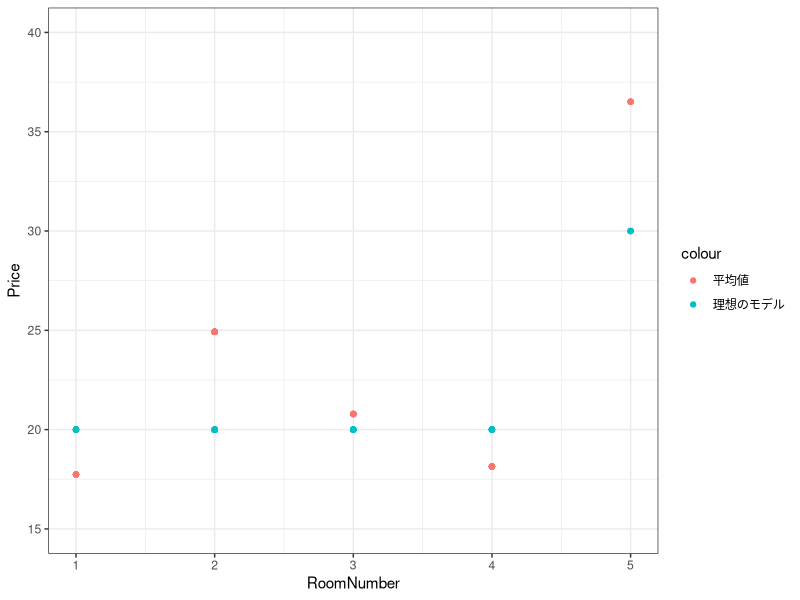
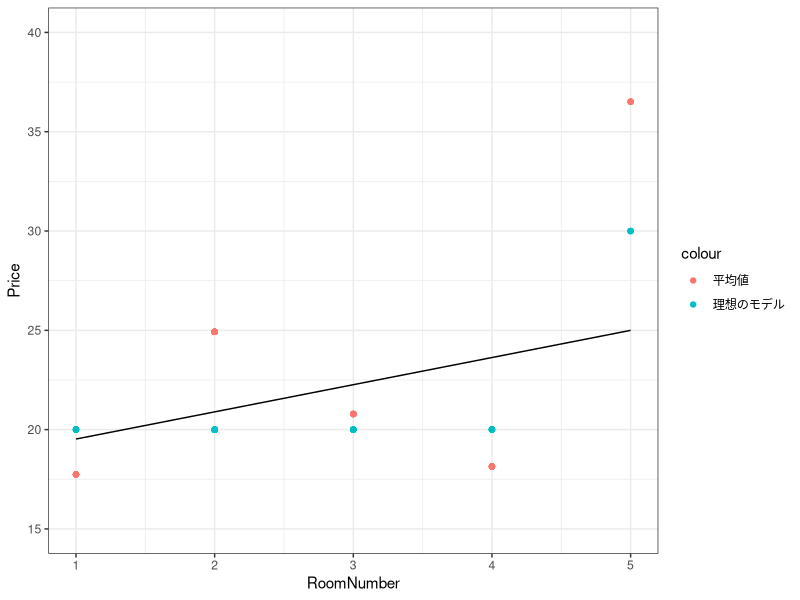
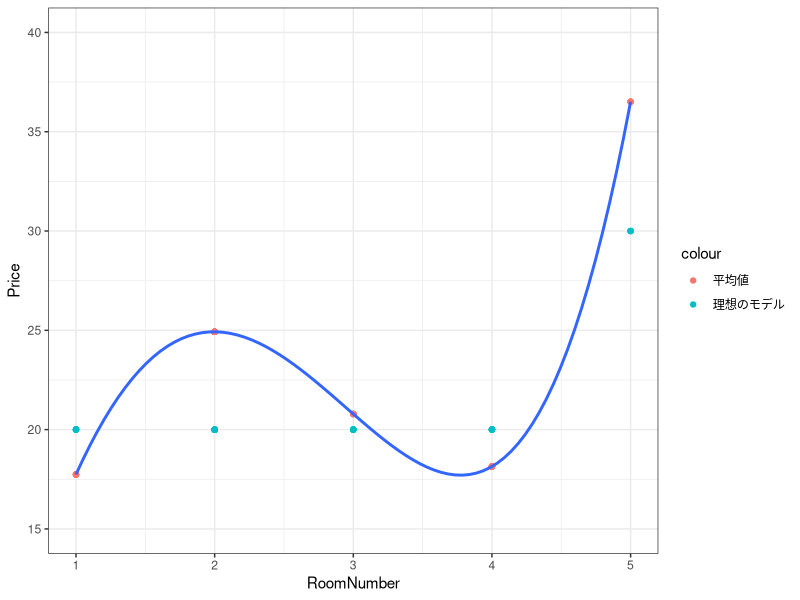
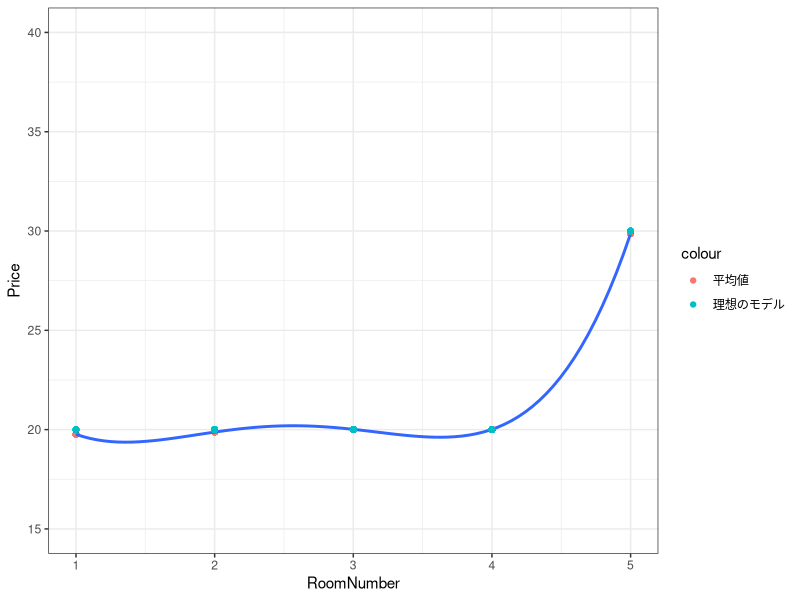

The R script that drew these images, in order:
## ---- chunk 1
library(tidyverse)
set.seed(1)

library(tidyverse)

n <- 50
g <- 1
jump <- 10

set.seed(1)

data <- tibble(
  RoomNumber = sample(
    1:5,
    g * n,
    replace = TRUE,
    prob = c(rep(0.9 / 4, 4), 0.1)
  ),
  ID = str_c("データ", rep(seq(1, g), n))
) |>
  mutate(
    Price = 20 + if_else(RoomNumber == 5, jump, 0) +
      case_when(
        RoomNumber <= 4 ~ runif(g * n, -30, 30),
        RoomNumber == 5 ~ runif(g * n, -jump - 50, jump + 50)
      ),
    Price_True = 20 + if_else(RoomNumber == 5, jump, 0)
  )

## ---- chunk 2
data |>
  mutate(
    Mean = mean(Price),
    .by = c(RoomNumber, ID)
  ) |>
  mutate(
    Constant = mean(Price),
    .by = ID
  ) |>
  ggplot(
    aes(
      x = RoomNumber,
      y = Price
    )
  ) +
  geom_point(
    aes(
      y = Mean,
      color = "平均値"
    )
  ) +
  geom_point(
    aes(
      y = Price_True,
      color = "理想のモデル"
    )
  ) +
  theme_bw() +
  ylim(15,40)
## ---- chunk 3
data |>
  mutate(
    Mean = mean(Price),
    .by = c(RoomNumber, ID)
  ) |>
  mutate(
    Pred = lm(
      Price ~ RoomNumber,
      data = pick(everything())
    )$fitted
  ) |> 
  ggplot(
    aes(
      x = RoomNumber,
      y = Price
    )
  ) +
  geom_point(
    aes(
      y = Mean,
      color = "平均値"
    )
  ) +
  geom_line(
    aes(
      y = Pred
    )
  ) +
  geom_point(
    aes(
      y = Price_True,
      color = "理想のモデル"
    )
  ) +
  theme_bw() +
  ylim(15,40)
## ---- chunk 4
data |>
  mutate(
    Mean = mean(Price),
    .by = c(RoomNumber, ID)
  ) |>
  mutate(
    Pred = lm(
      Price ~ poly(RoomNumber,4),
      data = pick(everything())
    )$fitted
  ) |> 
  ggplot(
    aes(
      x = RoomNumber,
      y = Price
    )
  ) +
  geom_point(
    aes(
      y = Mean,
      color = "平均値"
    )
  ) +
  geom_smooth(
    aes(
      y = Pred
    ),
    method = "lm",
    formula = y ~ poly(x,4),
    se = FALSE
  ) +
  geom_point(
    aes(
      y = Price_True,
      color = "理想のモデル"
    )
  ) +
  theme_bw() +
  ylim(15,40)
## ---- chunk 5
n <- 50000
g <- 1
jump <- 10

set.seed(1)

data <- tibble(
  RoomNumber = sample(
    1:5,
    g * n,
    replace = TRUE,
    prob = c(rep(0.9 / 4, 4), 0.1)
  ),
  ID = str_c("データ", rep(seq(1, g), n))
) |>
  mutate(
    Price = 20 + if_else(RoomNumber == 5, jump, 0) +
      case_when(
        RoomNumber <= 4 ~ runif(g * n, -30, 30),
        RoomNumber == 5 ~ runif(g * n, -jump - 50, jump + 50)
      ),
    Price_True = 20 + if_else(RoomNumber == 5, jump, 0)
  )

data |>
  mutate(
    Mean = mean(Price),
    .by = c(RoomNumber, ID)
  ) |>
  mutate(
    Pred = lm(
      Price ~ poly(RoomNumber,4),
      data = pick(everything())
    )$fitted
  ) |> 
  ggplot(
    aes(
      x = RoomNumber,
      y = Price
    )
  ) +
  geom_point(
    aes(
      y = Mean,
      color = "平均値"
    )
  ) +
  geom_smooth(
    aes(
      y = Pred
    ),
    method = "lm",
    formula = y ~ poly(x,4),
    se = FALSE
  ) +
  geom_point(
    aes(
      y = Price_True,
      color = "理想のモデル"
    )
  ) +
  theme_bw() +
  ylim(15,40)
## ---- chunk 6
